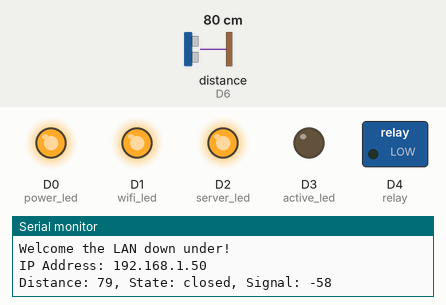
Bench run of a sketch on a simulated Arduino MKR. Shown: switched loads named in the sketch (green lamp = pin HIGH), output pins drawn as LEDs (lit = HIGH), the last lines printed to the serial monitor. Wiring (inferred from the names in the program): ultrasonic range finder: trigger D5; echo D6. The inputs (shaded band) are chosen by the test bench; at power-on: distance to the obstacle (sensor on D6) 80 cm. The echo pulse lasts 58.3 µs per cm; WiFi joins after 1.5 s; servers stay silent unless stated; uploads are accepted with an empty reply; pins used as bus, display or sensor lines are not drawn.

Above: at 20.5 s.
At 38.9 s:
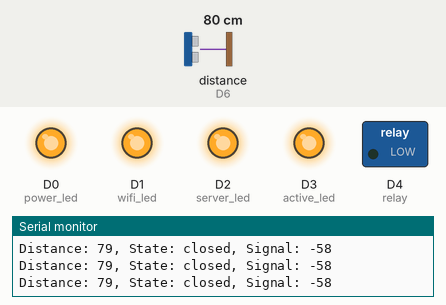
At 41.66 s:
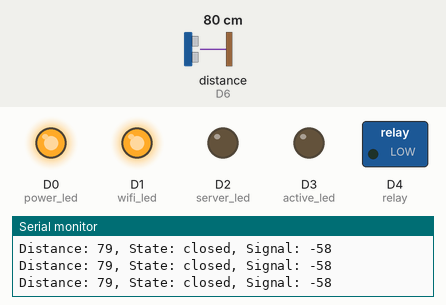
Timing chart, 0 to 42.6 s (numbered marks = the images above):
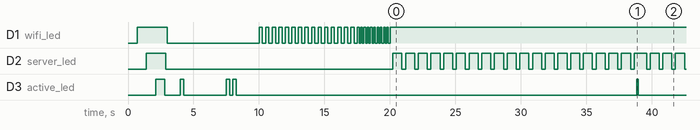

The sketch:

Garage_Door_Opener.ino
```cpp
// library inclusion
#include <SPI.h>      // we need this but I don't know why
#include <WiFiNINA.h> // Wifi interaction

// testing variables
bool test_wifi_reconnect = false; // true; // if true, every time the sonar reads "open" it will disconnect from the wifi

// network settings
char ssid[] = "lan down under"; // network SSID (name)
char pass[] = "notaustralia";   // network password

// WiFi variables
int status = WL_IDLE_STATUS;    // the Wifi radio's status
WiFiClient client;              // define our wifi client
bool was_disconnected_from_wifi = false;

// server
char server[] = "10.0.0.3";
bool was_disconnected_from_server = false;

// module settings
int opener_id = 15; // ID for opener module
int id_sonar  = 17; // ID for sonar module

// indicator LEDs pins
int power_led  = 0; // when the board is on
int wifi_led   = 1; // when the board is on WiFi
int server_led = 2; // when the board is connected to the server
int active_led = 3; // when the board is doing something, or once every few seconds

// relay pin
int relay      = 4; // relay for garage door switch

// sonar pins
int sonar_trig = 5; // trigger pin for sonar
int sonar_echo = 6; // echo (response) pin for sonar

long duration;      // duration between pulse and echo
int distance;       // distance as a result of math and the duration

// calibration variables
int d_short;        // the short distance for calibration
int d_long;         // the long distance for calibration
int d_trig;         // the over-under distance that is used to deduce the state of the garage door

// misc

int count = 0;      // count used to make the active LED flicker occasionally

bool activated = false; // for activating the relay

void setup() {      // before the main loop...
  // set pin modes
  pinMode(relay,      OUTPUT);

  pinMode(sonar_trig, OUTPUT);
  pinMode(sonar_echo, INPUT);

  pinMode(power_led,  OUTPUT);
  pinMode(wifi_led,   OUTPUT);
  pinMode(server_led, OUTPUT);
  pinMode(active_led, OUTPUT);

  digitalWrite(power_led, HIGH);  // turn on power LED

  Serial.begin(9600); // initialize serial connection for monitoring

  // a little lightshow while we wait for the serial to spin up
  delay(700);
  digitalWrite(wifi_led, HIGH);
  delay(700);
  digitalWrite(server_led, HIGH);
  delay(700);
  digitalWrite(active_led, HIGH);
  delay(700);

  digitalWrite(active_led, LOW);
  delay(100);
  digitalWrite(server_led, LOW);
  delay(100);
  digitalWrite(wifi_led,   LOW);

  Serial.println("Hello!");

  delay(1000);

  Serial.println("Calibrating distance sensor...");

  d_short = getDistance();  // get the short calibration distance
  Serial.print("Short: ");
  Serial.print(d_short);  // display it

  // flicker active LED once
  flicker(active_led);

  delay(3000);  // wait before taking next calibration distance

  d_long = getDistance(); // get the long calibration distance
  Serial.print(", Long: ");
  Serial.print(d_long); // display it

  // flicker the active LED twice
  flicker(active_led);
  flicker(active_led);

  d_trig = (d_short + d_long)/2;  // find the trigger distance
  Serial.print(", Trig: ");
  Serial.println(d_trig);         // display it

  Serial.println("Distance sensor calibrated.");

  // check for the WiFi module
  if (WiFi.status() == WL_NO_MODULE) {
    Serial.println("Communication with WiFi module failed!");

    while (true); // do nothing forever
  }

  // attempt to connect to Wifi network
  while (status != WL_CONNECTED) {
    Serial.print("Attempting to connect to WPA SSID: ");
    Serial.println(ssid);

    status = WiFi.begin(ssid, pass);  // make the connection
    wifiDelay();
  }

  Serial.println("Welcome the LAN down under!");  // say we're connected
  digitalWrite(wifi_led, HIGH);                         // turn on the WiFi LED

  printIP();  // print out the IP address
}

void loop() { // for our main loop...
  count++;            // increment the loop count (used to make the active led blink occasionally)

  digitalWrite(server_led, LOW);  // set the server connection LED to off so we know when it goes on that a connection has been made
  digitalWrite(wifi_led, LOW);    // same for WiFi

  while (status != WL_CONNECTED) {  // double check we're connected to WiFi
    digitalWrite(wifi_led, LOW);                                // turn off WiFi LED
    was_disconnected_from_wifi = true;                                    // set bool for printing reconnect message

    Serial.println("Disconnected from WiFi. Reconnecting...");  // throw error

    status = WiFi.begin(ssid, pass);                            // try to reconnect
    wifiDelay();
  }

  if (was_disconnected_from_wifi) {
    Serial.println("Welcome (back) to the LAN down under!");

    was_disconnected_from_wifi = false;
  }

  digitalWrite(wifi_led, HIGH); // turn the WiFi LED back on because it's after a "while not connected" for loop

  String s; // string for storing server data

  while (client.available()) {  // while there is data available...
    char c = client.read();       // read the next character
    s = s + String(c);            // add it to our string
  }

  int i = s.indexOf("<html>");  // find the index of the <html> tag right before our data digit
  if (i > 0) {                  // if found...
    String q = String(s[i+7]);    // the digit is 7 digits (somehow) after the "<" which is indexed. q is 1 if the module has been activated, 0 if not

    if (q=="1") {
      activated = true;
    } else {
      activated = false;
    }
  }

  distance = getDistance(); // get the distance from the sonar

  String data;  // string for storing data

  if (distance <= d_trig) { // if the distance is under the trigger distance...
    data = "closed";          // the door is closed
  } else {                  // else...
    data = "open";            // it's open
  }

  // connect to server for the sonar
  if (client.connect(server, 80)) { // if we can connect to the server...
    digitalWrite(server_led, HIGH);       // turn on the server LED

    if (was_disconnected_from_server == true) {
      Serial.println("Reconnected to server.");

      was_disconnected_from_server = false;
    }

    // write the data to the server
    client.print("GET /modules/write_data.php?id="); // beginning of our HTTP statement
    client.print(id_sonar);                     // the sonar module's ID
    client.print("&data=\"");                   // some more HTTP to allow for the next variable
    client.print(data);                         // the data to write
    client.println("\" HTTP/1.1");              // saying we're speaking HTML, I assume
    client.println("Host: server");           // give the host IP for some reason
    client.println("Connection: close");        // close our connection
    client.println();

    client.connect(server, 80);
    if (activated) {                                    // if activated...
      client.print("GET /modules/deactivate.php?id=");    // deactivate the opener module on the server, so it no longer thinks it has work to do
    } else {                                            // else
      client.print("GET /modules/read_status.php?id=");          // check if we've been activated
    }
    client.print(opener_id);
    client.println(" HTTP/1.1");
    client.println("Host: server");
    client.println("Connection: close");
    client.println();
  } else {
    Serial.println("Error connecting to server. Retrying..."); // couldn't connect error message
    was_disconnected_from_server = true;
  }

  // using the relay
  if (activated) {
    Serial.println("Activated");    // say so

    digitalWrite(relay, HIGH);      // start signal
    digitalWrite(active_led, HIGH); // turn on the active LED
    delay(3000);                    // hold for 3 seconds
    digitalWrite(relay, LOW);       // end signal
    digitalWrite(active_led, LOW);  // turn off the active LED

    activated = false;  // deactivate the module
  }

  // serial output for loop
  long rssi = WiFi.RSSI();      // get WiFi signal strength

  if (!was_disconnected_from_server && !was_disconnected_from_wifi) {
    Serial.print("Distance: ");
    Serial.print(distance);       // current distance
    Serial.print(", State: ");
    Serial.print(data);           // data (state of the door)
    Serial.print(", Signal: ");
    Serial.println(rssi);         // signal strength
  }

  if (count == 20) {            // if it's been 20 loops (10s at 0.5s loop)
    flickerFast(active_led);

    count = 0;  // reset the count
  }

  if (data == "open" && test_wifi_reconnect) {
    WiFi.end();
    status = WiFi.status();
    Serial.println("Disconnecting from WiFi for testing");
  }

  delay(500); // half second delay for the loop
}

void printIP() {
  IPAddress ip = WiFi.localIP();  // find IP
  Serial.print("IP Address: ");
  Serial.println(ip);             // print it
}

void flicker(int led) {
  digitalWrite(led, HIGH);
  delay(250);
  digitalWrite(led, LOW);
  delay(250);
}

void flickerFast(int led) {
  digitalWrite(led, HIGH);
  delay(125);
  digitalWrite(led, LOW);
  delay(125);
}

void wifiDelay() {
  for (int i = 0; i < 15; i++) {
      flicker(wifi_led);
    }
    for (int i = 0; i < 10; i++) {
      flickerFast(wifi_led);
    }
}

int getDistance() {               // read the sonar
  digitalWrite(sonar_trig, LOW);    // clear the trigger pin
  delayMicroseconds(2);

  digitalWrite(sonar_trig, HIGH);   //   activate the trigger pin (starts pulse)
  delayMicroseconds(10);
  digitalWrite(sonar_trig, LOW);    // deactivate the trigger pin ( ends  pulse)

  duration = pulseIn(sonar_echo, HIGH); // reads the echo time

  distance = duration*0.034/2;  // converts from time to distance

  return distance;
}
```

Measured:
- by itself, D1 (wifi_led): goes LOW 7.0 s, 15 × (HIGH 0.25 s, LOW 0.25 s), 10 × (HIGH 0.13 s, LOW 0.13 s), then HIGH
- by itself, D2 (server_led): moves between LOW and HIGH, repeating every 6.8 s
- by itself, D3 (active_led): HIGH → LOW at 2.8 s, → HIGH 1.2 s later, → LOW 0.25 s later, → HIGH 3.3 s later, … (17 changes in this stretch)
